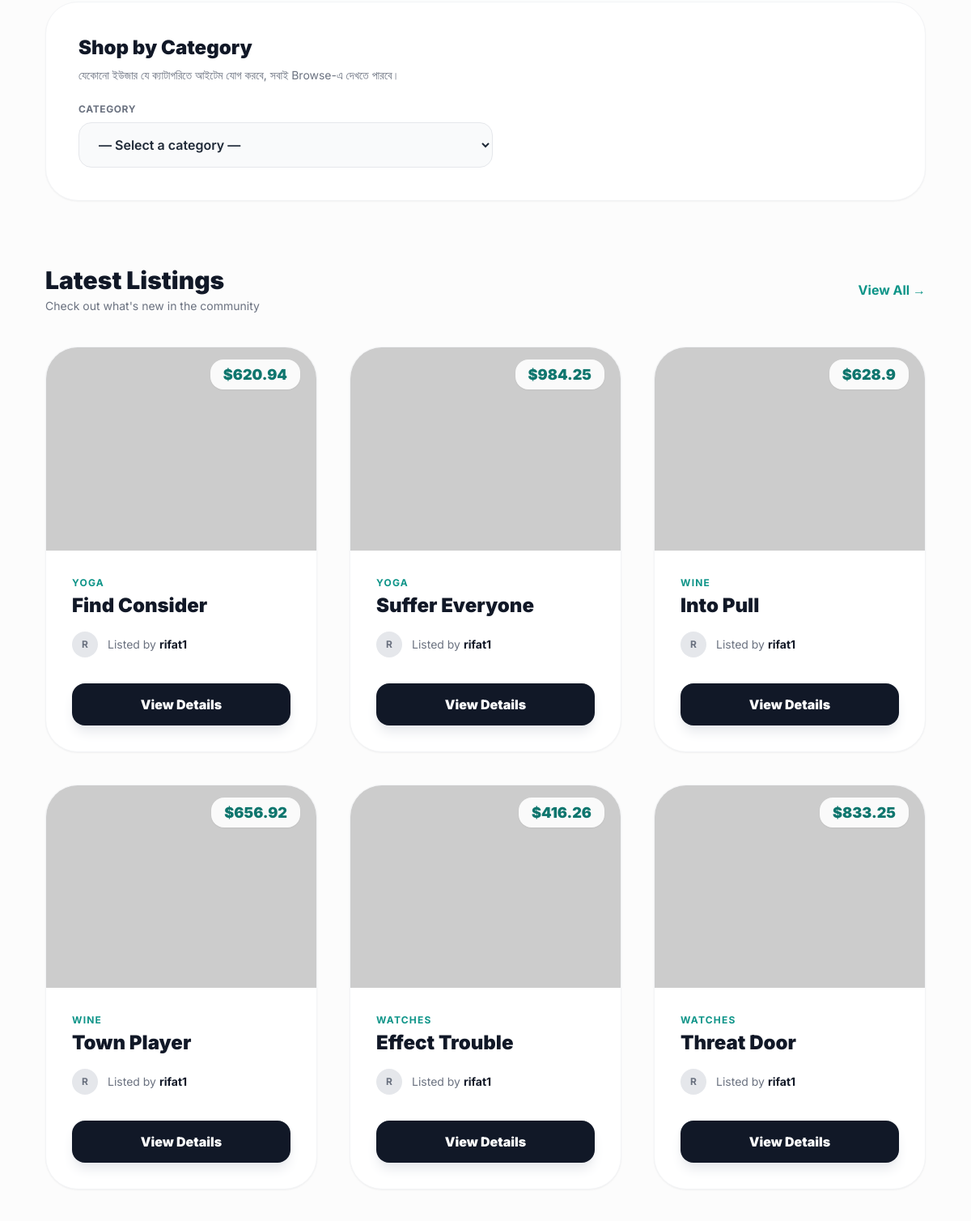
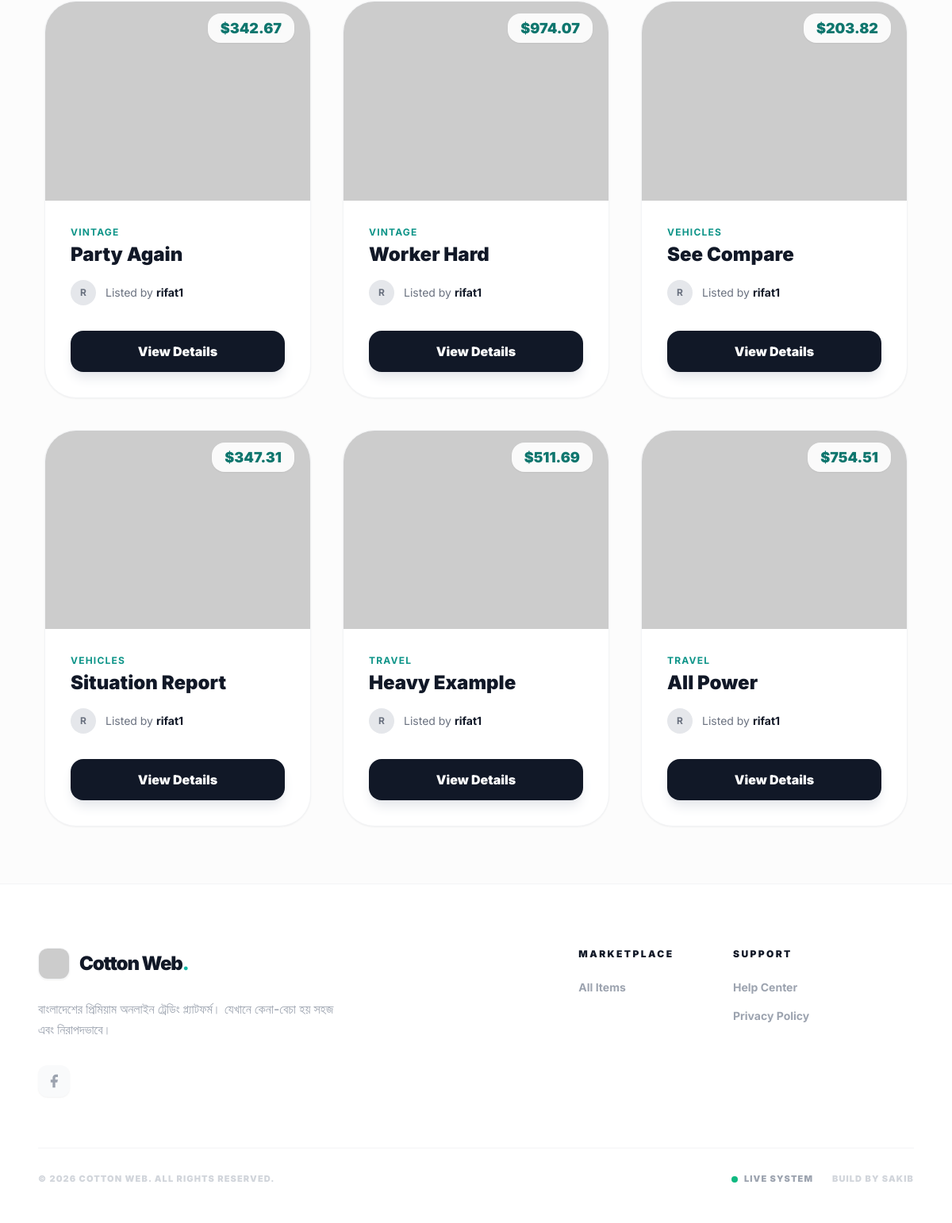
Before: / (lower part) with the older database file (2 pictures, top to bottom).
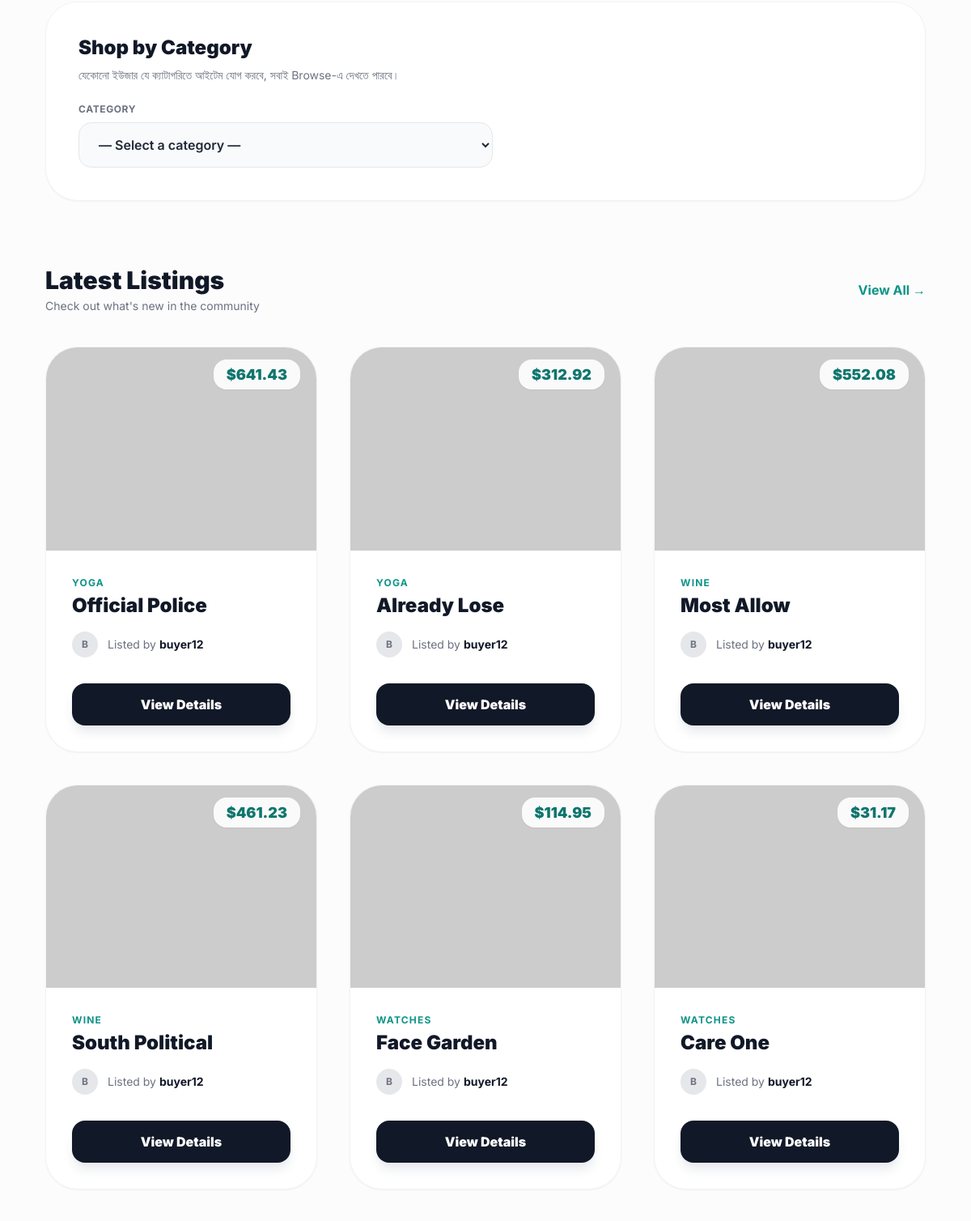
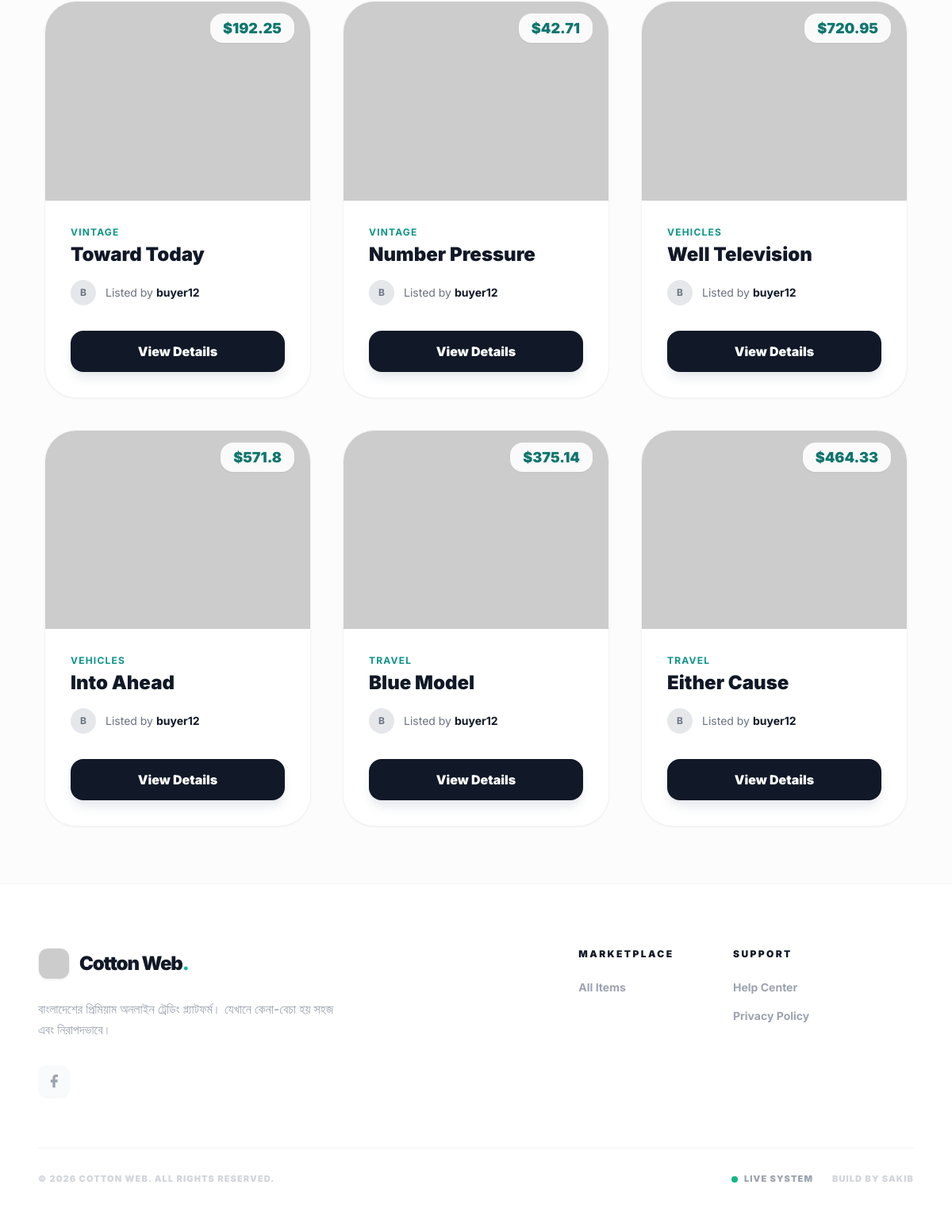
After: the same page with the newer database file (2 pictures, top to bottom).
### item/models.py (models this page shows, shortened)
class Item(models.Model):
    category = models.ForeignKey(
        Category,
        related_name='items',
        on_delete=models.CASCADE,
    )
    user = models.ForeignKey(
        settings.AUTH_USER_MODEL,
        related_name='items',
        on_delete=models.CASCADE,
    )
    name = models.CharField(max_length=100)
    description = models.TextField(blank=True, null=True)
    price = models.FloatField()
    image = models.ImageField(upload_to='item_images', blank=True, null=True)
    is_sold = models.BooleanField(default=False, db_index=True)
    created_at = models.DateTimeField(auto_now_add=True, db_index=True)

class Category(models.Model):
    name = models.CharField(max_length=200)
    class Meta:
        verbose_name_plural = 'Categories'
        ordering = ('name',)

### core/models.py (models this page shows, shortened)
class CustomUserModel(AbstractUser):
    full_name = models.CharField(max_length=100, null=True, blank=True)
    phone = models.CharField(max_length=20, null=True, blank=True)
    USER_TYPE_CHOICES = [
        ('Admin', 'Admin'),
        ('Seller', 'Seller'),
        ('Buyer', 'Buyer'),
    ]
    user_type = models.CharField(
        max_length=20,
        choices=USER_TYPE_CHOICES,
        null=True,
        blank=True
    )

### core/views.py (the view)
# urls.py: path('', views.index, name='index'),
def index(request):
    items = (
        Item.objects.filter(is_sold=False)
        .select_related('category', 'user')
        .order_by('-created_at')[:12]
    )
    categories = Category.objects.all().order_by('name')
    return render(request, 'core/index.html', {
        'categories': categories,
        'items': items,
    })

### core/context_processors.py (called while the page is built)
def categories(request):
    return {
        'all_categories': Category.objects.all()
    }

def is_seller(request):
    if request.user.is_authenticated:
        return {
            'is_seller': request.user.user_type == 'Seller'
        }
    return {'is_seller': False}

def notification_count(request):
    if request.user.is_authenticated:
        count = Notification.objects.filter(
            user=request.user,
            is_read=False
        ).count()
        return {'unread_notification_count': count}
    return {'unread_notification_count': 0}

### core/templates/core/index.html (shortened to what the changed rows need)
{% extends 'core/base.html' %}
{% block content %}
<div class="max-w-7xl mx-auto px-4 sm:px-6 lg:px-8 py-6">
    <div class="mb-20 bg-white rounded-[2.5rem] border border-gray-100 p-8 md:p-10 shadow-sm">
        <h2 class="text-2xl font-black text-gray-900 mb-2">Shop by Category</h2>
    </div>
    <div>
        <div class="flex items-center justify-between mb-10">
            <div>
                <h2 class="text-3xl font-black text-gray-900">Latest Listings</h2>
            </div>
        </div>
        <div class="grid grid-cols-1 sm:grid-cols-2 lg:grid-cols-3 gap-10">
            {% for item in items %}
                <div class="group bg-white rounded-[2.5rem] border border-gray-100 overflow-hidden shadow-sm hover:shadow-2xl transition-all duration-500 transform hover:-translate-y-2">
                    <div class="relative aspect-[4/3] overflow-hidden bg-gray-100">
                        {% if item.image and item.image.url %}
                            <img src="{{ item.image.url }}"
                                 alt="{{ item.name }}"
                                 loading="lazy"
                                 class="w-full h-full object-cover group-hover:scale-110 transition-transform duration-700">
                        {% else %}
                            <img src="https://picsum.photos/seed/{{ item.id }}/600/450"
                                 alt="{{ item.name }}"
                                 loading="lazy"
                                 class="w-full h-full object-cover group-hover:scale-110 transition-transform duration-700">
                        {% endif %}
                        <div class="absolute top-5 right-5">
                            <span class="bg-white/90 backdrop-blur px-4 py-2 rounded-2xl text-lg font-black text-teal-700 shadow-sm">
                                ${{ item.price }}
                            </span>
                        </div>
                    </div>
                    <div class="p-8">
                        <div class="mb-4">
                            <p class="text-teal-600 text-xs font-bold uppercase tracking-widest mb-1">{{ item.category.name }}</p>
                            <h3 class="font-black text-gray-900 text-2xl group-hover:text-teal-600 transition-colors truncate">
                                {{ item.name }}
                            </h3>
                        </div>
                        <div class="flex items-center gap-3 mb-8">
                            <div class="w-8 h-8 rounded-full bg-gray-200 flex items-center justify-center text-xs font-bold text-gray-500">
                                {{ item.user.username|slice:":1"|upper }}
                            </div>
                            <p class="text-gray-500 text-sm">Listed by <span class="text-gray-900 font-bold">{{ item.user.username }}</span></p>
                        </div>
                        <a href="{% url 'item:detail' item.id %}"
                           class="flex items-center justify-center w-full py-4 bg-gray-900 text-white font-black rounded-2xl hover:bg-teal-600 transition-all shadow-lg shadow-gray-200 hover:shadow-teal-200">
                            View Details
                        </a>
                    </div>
                </div>
            {% empty %}
                <div class="col-span-full py-20 text-center">
                    <p class="text-gray-400 text-xl italic">No items found. Be the first to list one!</p>
                </div>
            {% endfor %}
        </div>
    </div>
</div>
{% endblock %}

Changed rows visible on the page:
no longer on this page (row unchanged): Item: price "620.94", category.name "YOGA", name "Find Consider", user.username "R", user.username "rifat1"
no longer on this page (row unchanged): Item: price "984.25", category.name "YOGA", name "Suffer Everyone", user.username "R", user.username "rifat1"
no longer on this page (row unchanged): Item: price "628.9", category.name "WINE", name "Into Pull", user.username "R", user.username "rifat1"
no longer on this page (row unchanged): Item: price "656.92", category.name "WINE", name "Town Player", user.username "R", user.username "rifat1"
no longer on this page (row unchanged): Item: price "416.26", category.name "WATCHES", name "Effect Trouble", user.username "R", user.username "rifat1"
no longer on this page (row unchanged): Item: price "833.25", category.name "WATCHES", name "Threat Door", user.username "R", user.username "rifat1"
no longer on this page (row unchanged): Item: price "342.67", category.name "VINTAGE", name "Party Again", user.username "R", user.username "rifat1"
no longer on this page (row unchanged): Item: price "974.07", category.name "VINTAGE", name "Worker Hard", user.username "R", user.username "rifat1"
no longer on this page (row unchanged): Item: price "203.82", category.name "VEHICLES", name "See Compare", user.username "R", user.username "rifat1"
no longer on this page (row unchanged): Item: price "347.31", category.name "VEHICLES", name "Situation Report", user.username "R", user.username "rifat1"
no longer on this page (row unchanged): Item: price "511.69", category.name "TRAVEL", name "Heavy Example", user.username "R", user.username "rifat1"
no longer on this page (row unchanged): Item: price "754.51", category.name "TRAVEL", name "All Power", user.username "R", user.username "rifat1"
added Item: price "641.43", category.name "YOGA", name "Official Police", user.username "B", user.username "buyer12"
added Item: price "312.92", category.name "YOGA", name "Already Lose", user.username "B", user.username "buyer12"
added Item: price "552.08", category.name "WINE", name "Most Allow", user.username "B", user.username "buyer12"
added Item: price "461.23", category.name "WINE", name "South Political", user.username "B", user.username "buyer12"
added Item: price "114.95", category.name "WATCHES", name "Face Garden", user.username "B", user.username "buyer12"
added Item: price "31.17", category.name "WATCHES", name "Care One", user.username "B", user.username "buyer12"
added Item: price "192.25", category.name "VINTAGE", name "Toward Today", user.username "B", user.username "buyer12"
added Item: price "42.71", category.name "VINTAGE", name "Number Pressure", user.username "B", user.username "buyer12"
added Item: price "720.95", category.name "VEHICLES", name "Well Television", user.username "B", user.username "buyer12"
added Item: price "571.8", category.name "VEHICLES", name "Into Ahead", user.username "B", user.username "buyer12"
added Item: price "375.14", category.name "TRAVEL", name "Blue Model", user.username "B", user.username "buyer12"
added Item: price "464.33", category.name "TRAVEL", name "Either Cause", user.username "B", user.username "buyer12"
